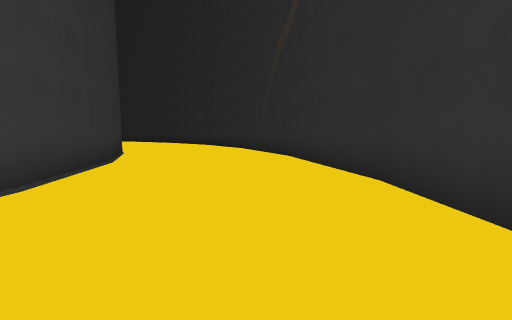
[1] (above)

22 first-person views from a walk through a 3-D level made in the Godot game engine. The camera is 1.4 m above the floor, tilts 6° down and sees 90° across. The floor is counted in squares, 2 m on a side. Each view is taken from the middle of a square. On the plan, view 1 faces up. The plan holds only what a view shows up to about 9 squares ahead; the rest is blank. The place goes on beyond the plan. Characters and animated objects are not drawn.

[2]
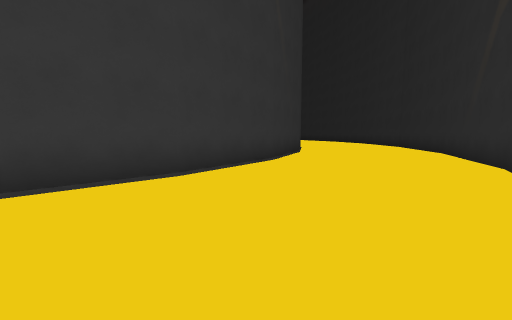

[3]
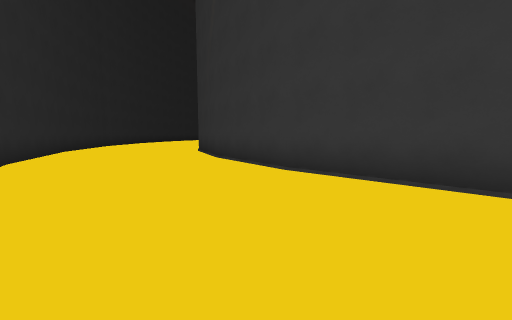

[4]
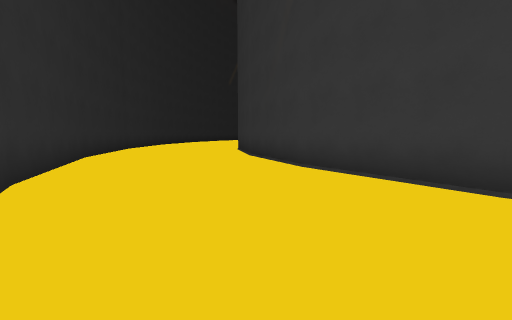

[5]
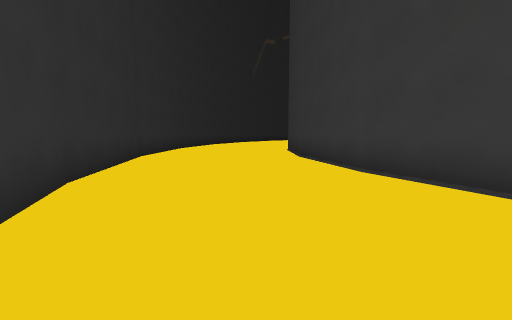

[6]
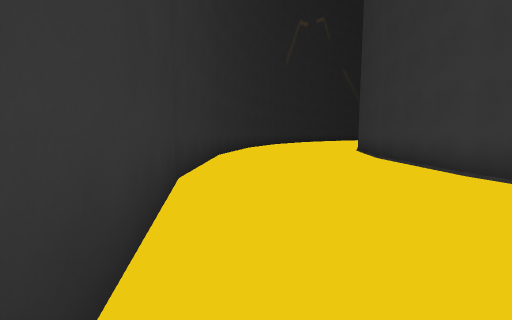

[7]
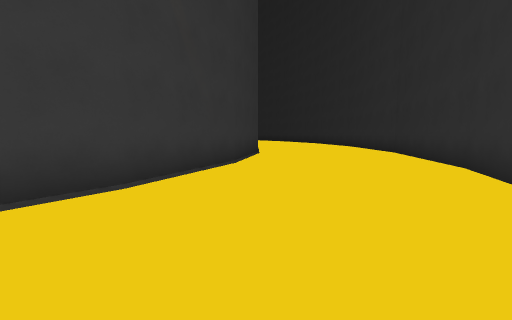

[8]
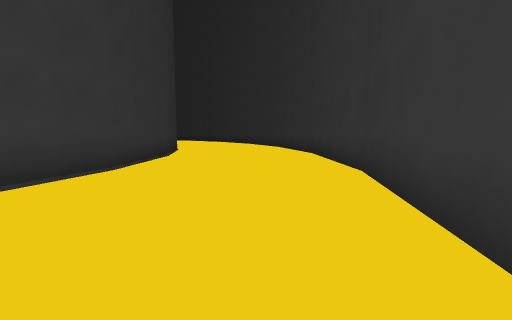

[9]
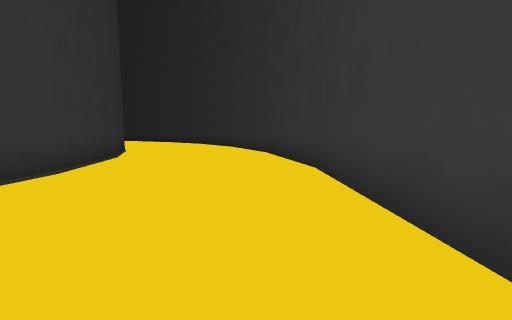

[10]
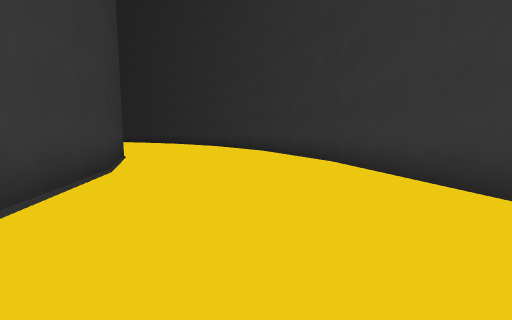

[11]
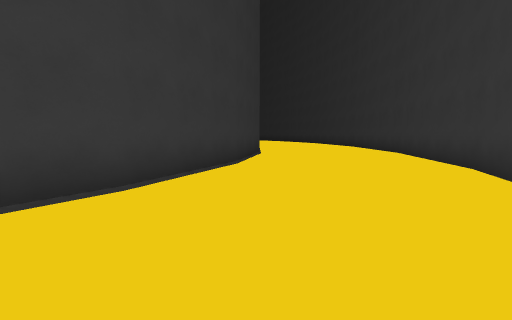

[12]
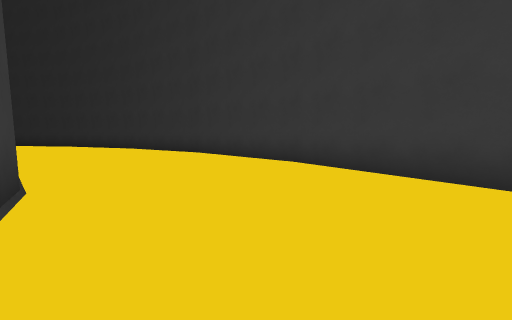

[13]
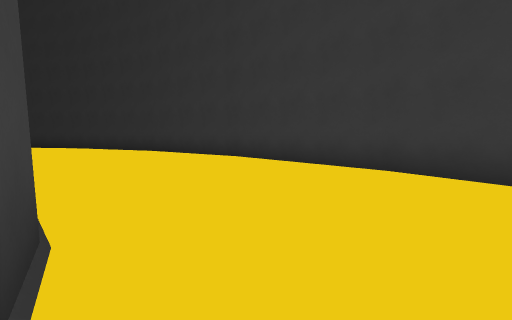

[14]
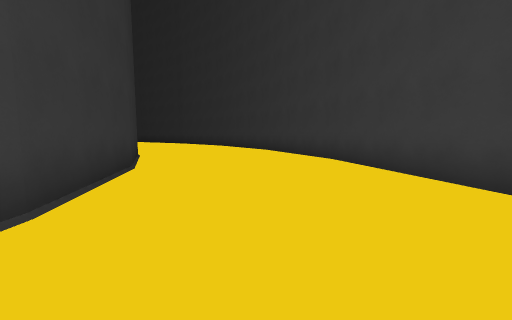

[15]
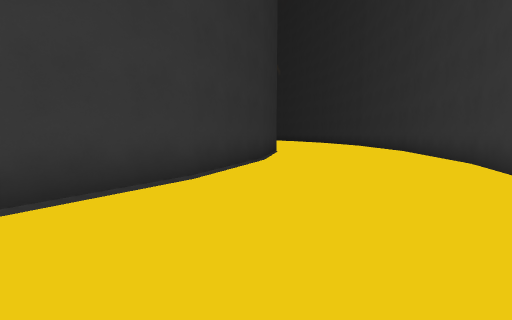

[16]
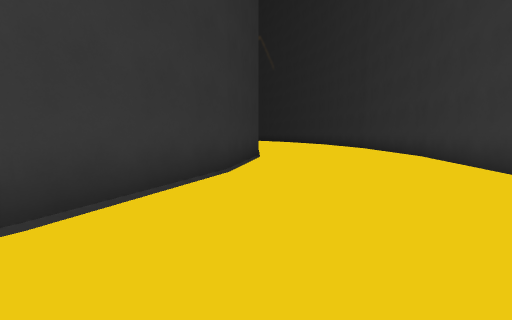

[17]
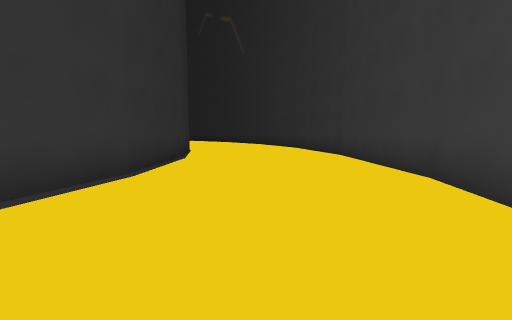

[18]
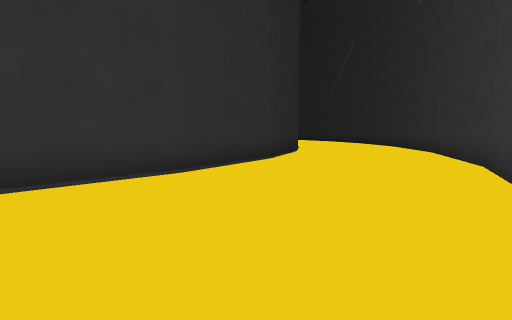

[19]
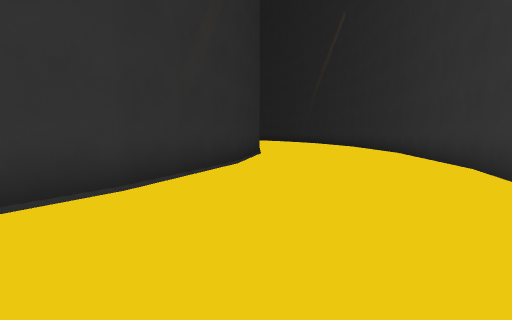

[20]
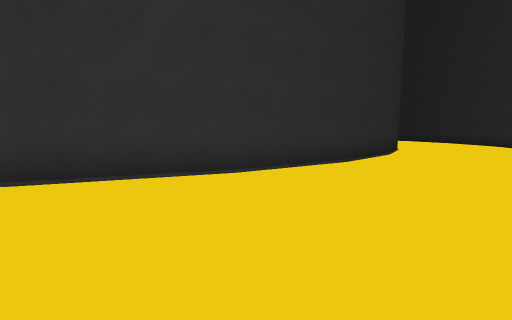

[21]
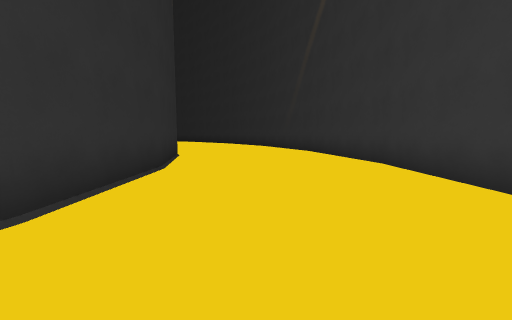

[22]
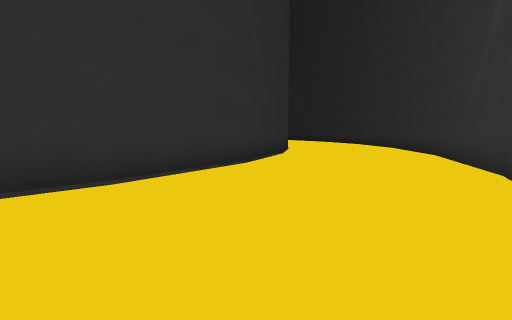

### Floor plan
Points are (right, up) in squares from view 1. A wall is a line through its corners. A room is listed if a view was taken in it or the views show most of it. See-through windows are left out.
Room 1 (views 1, 2, 3, 4, 5, 6, 7, 8, 9, 10, 11, 12, 13, 14, 15, 16, 17, 18, 19, 20, 21, 22)
walls: (-23.1, 16.5) (-20, 17.1); (-26, 15.3) (-23, 16.6); (-17, 17.1) (-13.9, 16.5); (-28, 19.5) (-31.4, 17.2) (-34.2, 14.4) (-35, 13.2); (-16.5, 21.7) (-20.5, 21.7) (-24.4, 20.9) (-28.1, 19.4); (-28.5, 13.6) (-25.9, 15.4); (-14, 16.5) (-11.1, 15.3); (-12.5, 20.9) (-16.6, 21.7); (-30.7, 11.4) (-28.4, 13.7); (-11.2, 15.4) (-8.5, 13.6); (-32.4, 8.9) (-30.6, 11.5); (-8.6, 13.7) (-6.3, 11.5); (-35.3, 12.8) (-36.5, 11); (-36.4, 11.1) (-37.9, 7.4) (-38.7, 3.5) (-38.7, -0.5); (-33.6, 6) (-32.3, 9); (-5.6, 17.2) (-8.9, 19.4) (-12.7, 21); (-6.4, 11.5) (-4.7, 8.9) (-3.5, 6); (-34.1, 3) (-33.5, 6.1); (-2.8, 14.3) (-5.7, 17.3); (-34.1, -0.1) (-34.1, 3.1); (-3.5, 6.1) (-2.9, 3); (-33.5, -3.1) (-34.1, 0); (-2.9, 3.1) (-2.9, -0.1); (-38.7, -0.4) (-37.9, -4.5); (1, 7.3) (-0.6, 11.1) (-2.8, 14.4); (-32.3, -5.9) (-33.5, -3); (-2.9, 0) (-3.5, -3.1); (-38, -4.3) (-36.4, -8.1) (-35.5, -9.4); (-3.4, -3) (-4.7, -6); (1.7, 3.4) (0.9, 7.5); (1.7, 1.6) (1.7, 3.5); (-4.7, -5.9) (-6.4, -8.5); (-6.3, -8.4) (-8.6, -10.7); (-8.5, -10.6) (-10.2, -11.7); (0.9, -4.4) (1.1, -3.8); (-0.6, -8.1) (1, -4.3); (-2.9, -11.5) (-0.6, -8); (-4.9, -13.5) (-2.8, -11.4)

Positions as (right, up) in squares from view 1, and headings:
1: (0, 0), facing up
2: (1, 1), facing up-left
3: (1, 3), facing down-left
4: (1, 0), facing down-left
5: (0, -4), facing down-left
6: (-1, -8), facing down-left
7: (0, 5), facing up-left
8: (-1, 10), facing up-left
9: (-3, 13), facing up-left
10: (-6, 14), facing up-left
11: (-8, 17), facing left
12: (-13, 17), facing up-left
13: (-15, 17), facing up-left
14: (-18, 19), facing left
15: (-21, 20), facing down-left
16: (-23, 19), facing down-left
17: (-27, 18), facing down-left
18: (-32, 16), facing down
19: (-34, 12), facing down
20: (-37, 9), facing down-right
21: (-36, 5), facing down
22: (-38, 1), facing down-right
